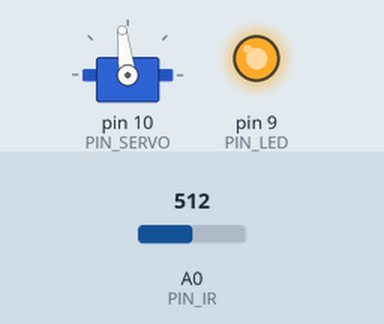
Bench run of a sketch on a simulated Arduino Uno, built with avr-gcc and run on an emulated ATmega328P. Parts: servo, output pins drawn as LEDs (lit = HIGH). The inputs (shaded band) are chosen by the test bench; at power-on: A0 (PIN_IR) = 512. What the sketch prints to the serial monitor is not drawn.

Above: at 1.2 s.
1.3 s: A0 (PIN_IR) set to 90
At 2.6 s:
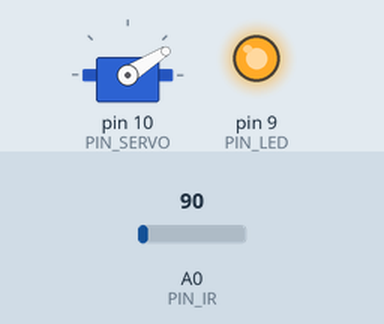
3.0 s: A0 (PIN_IR) set to 511
At 4.0 s:
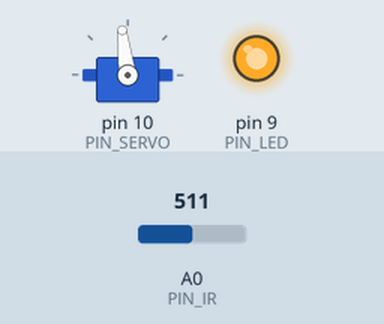
4.7 s: A0 (PIN_IR) set to 208
At 5.3 s:
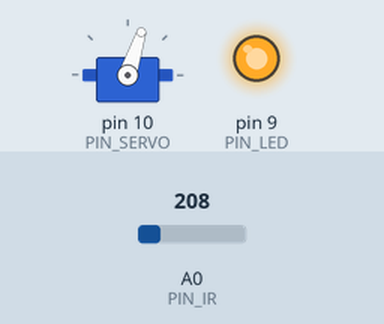
6.4 s: A0 (PIN_IR) set to 228
At 7.6 s:
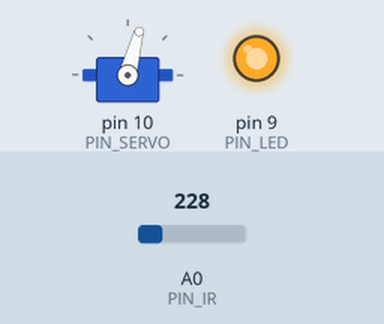
8.0 s: A0 (PIN_IR) set to 122
At 8.6 s:
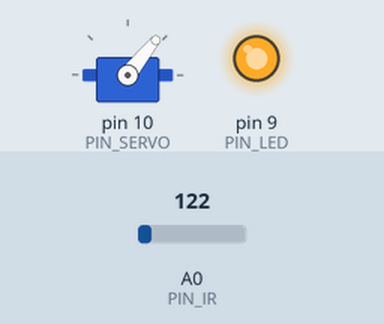
Timing chart, 0 to 10.7 s (numbered marks = the images above; inputs shaded):
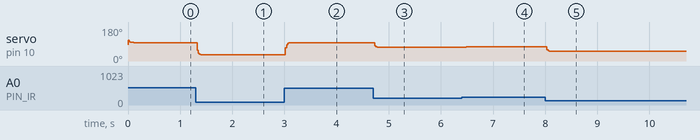

Measured:
- after the input at 1.3 s, servo on pin 10 (PIN_SERVO): 97° → 32° at once
- after the input at 3.0 s, servo on pin 10 (PIN_SERVO): 32° → 97° at once
- after the input at 4.7 s, servo on pin 10 (PIN_SERVO): 97° → 72° at once
- after the input at 6.4 s, servo on pin 10 (PIN_SERVO): 72° → 75° at once
- after the input at 8.0 s, servo on pin 10 (PIN_SERVO): 75° → 51° at once

The sketch:

PD_control.ino
```cpp
#include <Servo.h>

// Arduino pin assignment
#define PIN_IR A0
#define PIN_LED 9
#define PIN_SERVO 10

// configurable parameters
#define SND_VEL 346.0 // sound velocity at 24 celsius degree (unit: m/s)
#define INTERVAL 25 // sampling interval (unit: ms)
#define _DIST_TARGET 275
#define _DIST_MIN 100 // minimum distance to be measured (unit: mm)
#define _DIST_MAX 410 // maximum distance to be measured (unit: mm)
#define _DIST_ALPHA 0.6 // EMA weight of new sample (range: 0 to 1). Setting this value to 1 effectively disables EMA filter.

#define _DUTY_MIN 754 // servo full clockwise position (0 degree)
#define _DUTY_NEU 1417 // servo neutral position (90 degree)
#define _DUTY_MAX 1972 // servo full counterclockwise position (180 degree)

// Servo speed control
#define _SERVO_ANGLE 30        // servo 각도 설정
#define _SERVO_SPEED 30        // servo 속도 설정

// Event periods
#define _INTERVAL_DIST 4
#define _INTERVAL_SERVO 2
#define _INTERVAL_SERIAL 10

// PID parameters
#define _KP 1.0
#define _KD 25.0


// global variables
float timeout; // unit: us
float dist_min, dist_max, dist_raw,dist_cali, dist_ema, dist_prev, alpha; // unit: mm
float dist_target;
unsigned long last_sampling_time; // unit: ms
float scale; // used for pulse duration to distance conversion
Servo myservo;

// Event periods
unsigned long last_sampling_time_dist, last_sampling_time_servo, last_sampling_time_serial;
bool event_dist, event_servo, event_serial;

// Servo speed control
int duty_chg_per_interval;
int duty_target, duty_curr;

// PID variables
float error_curr, error_prev, control, pterm, dterm, iterm;


void setup() {
// initialize GPIO pins
  pinMode(PIN_LED,OUTPUT);
  digitalWrite(PIN_LED, 1);

  myservo.attach(PIN_SERVO);
  myservo.writeMicroseconds(_DUTY_NEU);

// initialize USS related variables
  dist_min = _DIST_MIN;
  dist_max = _DIST_MAX;
  alpha = _DIST_ALPHA;
  timeout = (INTERVAL / 2) * 1000.0; // precalculate pulseIn() timeout value. (unit: us)
  dist_raw = dist_prev = 0.0; // raw distance output from USS (unit: mm)
  scale = 0.001 * 0.5 * SND_VEL;

// initialize serial port
  Serial.begin(57600);

// initialize last sampling time
  last_sampling_time = 0;

// convert angle speed into duty change per interval.
  duty_chg_per_interval = (_DUTY_MAX - _DUTY_MIN) * ((float)_SERVO_SPEED / 180) * ((float)_INTERVAL_SERVO / 1000); //[3128]

}

float ir_distance(void){ // return value unit: mm
  float val;
  float volt = float(analogRead(PIN_IR));
  val = ((6762.0/(volt-9.0))-4.0) * 10.0;
  return val;
}

void loop() {
// wait until next sampling time.
// millis() returns the number of milliseconds since the program started. Will overflow after 50 days.
  // Event generator //이벤트 실행 간격 구현
/////////////////////
  if (millis() >= last_sampling_time_dist + _INTERVAL_DIST) event_dist = true;
  if (millis() >= last_sampling_time_servo + _INTERVAL_SERVO) event_servo = true;
  if (millis() >= last_sampling_time_serial + _INTERVAL_SERIAL) event_serial = true;


// get a distance reading from the USS
  if(event_serial) {
  dist_raw = ir_distance();
  if (dist_raw>60 && dist_raw<98)
  {dist_cali = 50*(dist_raw-68)/30+100;}
    else if (dist_raw>=98 && dist_raw<148)
    {dist_cali = 50*(dist_raw-98)/50+150;}
    else if (dist_raw>=148 && dist_raw<184)
    {dist_cali = 50*(dist_raw-148)/36+200;}
    else if (dist_raw>=184 && dist_raw<218)
    {dist_cali = 50*(dist_raw-184)/34+250;}
    else if (dist_raw>=218 && dist_raw<244)
    {dist_cali = 50*(dist_raw-218)/26+300;}
    else if (dist_raw>=244 && dist_raw<288)
    {dist_cali = 50*(dist_raw-244)/44+350;}
    else if (dist_raw>=288)
    {dist_cali = 50*(dist_raw-288)/60+400;}

  dist_ema = alpha*dist_cali+(1-alpha)*dist_ema;
  }


  if(event_dist) {
   error_curr = _DIST_TARGET - dist_ema;
   pterm = _KP * error_curr;
   dterm = _KD * (error_curr - error_prev);
   control = pterm + dterm;
   duty_target = _DUTY_NEU + control;

   // Limit duty_target within the range of [_DUTY_MIN, _DUTY_MAX]
    if(duty_target < _DUTY_MIN) duty_target = _DUTY_MIN; // lower limit
    if(duty_target > _DUTY_MAX) duty_target = _DUTY_MAX; // upper limit

    // update error_prev
    error_prev = error_curr;

  }

// output the read value to the serial port
  if(event_serial) {
  event_serial = false; //
  Serial.print("dist_ir:");
  Serial.print(dist_cali);
  Serial.print(",ema:");
  Serial.print(dist_ema);
  Serial.print(",pterm:");
  Serial.print(map(pterm,-1000,1000,510,610));
  Serial.print(",dterm:");
  Serial.print(map(dterm,-1000,1000,510,610));
  Serial.print(",duty_target:");
  Serial.print(map(duty_target,1000,2000,410,510));
  Serial.print(",duty_curr:");
  Serial.print(map(myservo.read(),1000,2000,410,510));
  Serial.println(",Min:100,Low:200,dist_target:255,High:310,Max:410");
  last_sampling_time_serial = millis(); // 마지막 serial event 처리 시각 기록
  }

  if(event_servo) {
    myservo.writeMicroseconds(duty_target);
   }

// update last sampling time
  last_sampling_time += INTERVAL;
}
```
